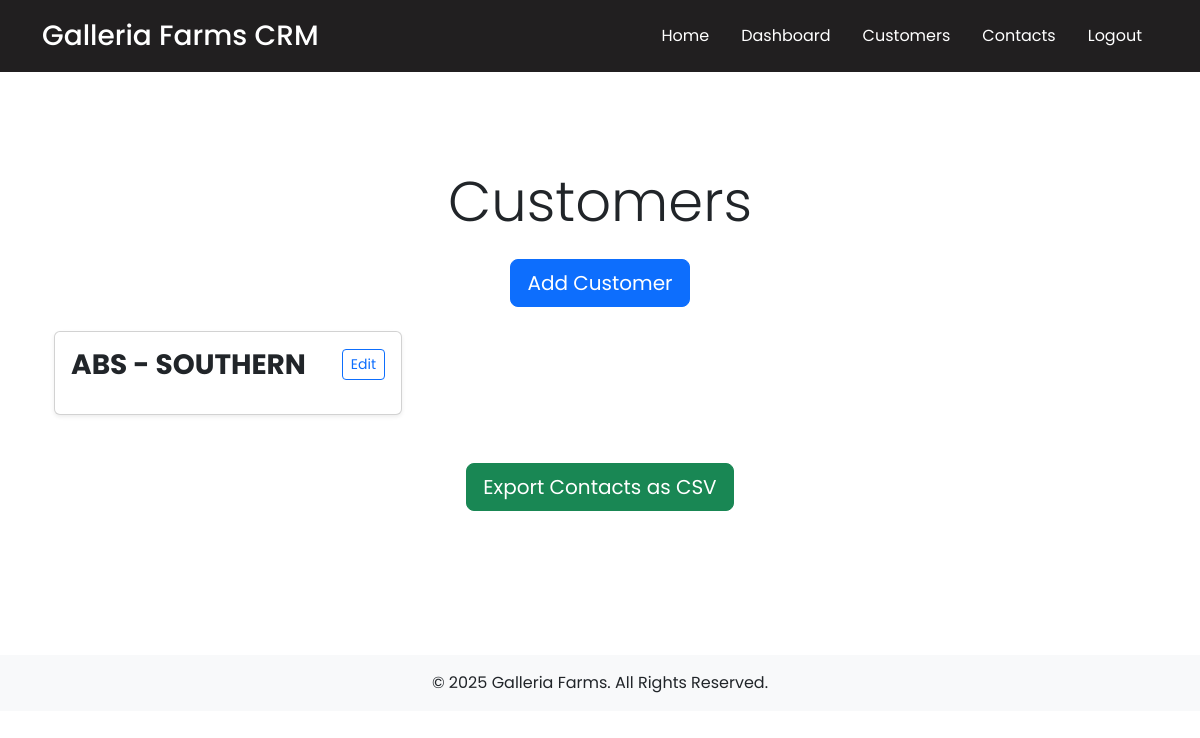
The app's page /crm/customers/ (signed in), older data.
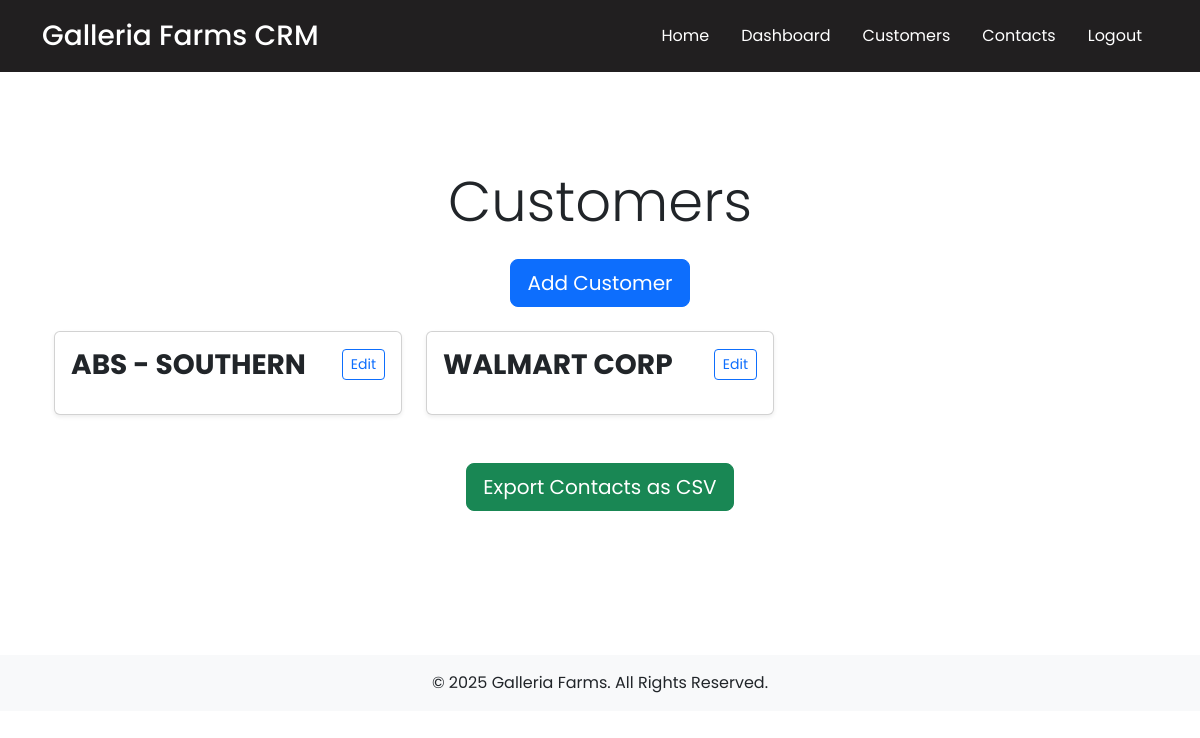
The same page, newer data.
### crm/models.py (models this page shows, shortened)
class Customer(models.Model):
    name = models.CharField(max_length=255)
    estimated_yearly_sales = models.DecimalField(max_digits=10, decimal_places=2)
    salesperson = models.ForeignKey(Salesperson, on_delete=models.CASCADE, related_name='customers')

### crm/views.py (the view)
# urls.py: path('customers/', views.customer_list, name='customer_list'),
@login_required
def customer_list(request):
    customers = Customer.objects.filter(salesperson=request.user.salesperson)
    return render(request, 'crm/customer_list.html', {'customers': customers})

### crm/templates/crm/customer_list.html (shortened to what this page needs)
{% extends "crm/base.html" %}
{% block content %}
<div class="container py-5">
    <h1 class="text-center display-4 font-weight-bold mb-4">Customers</h1>
    <div class="text-center mb-4">
        <a href="{% url 'crm:add_customer' %}" class="btn btn-primary btn-lg">Add Customer</a>
    </div>
    {% if customers %}
        <div class="row">
            {% for customer in customers %}
                <div class="col-md-6 col-lg-4 mb-4">
                    <div class="card shadow-sm h-100">
                        <div class="card-body">
                            <h3 class="card-title d-flex justify-content-between align-items-center">
                                <span><strong>{{ customer.name }}</strong></span>
                                <a href="{% url 'crm:customer_edit' customer.id %}" class="btn btn-sm btn-outline-primary">Edit</a>
                            </h3>
                        </div>
                    </div>
                </div>
            {% endfor %}
        </div>
    {% else %}
        <p class="text-center">No customers found.</p>
    {% endif %}
    <div class="text-center mt-4">
        <a href="{% url 'crm:export_contacts' %}" class="btn btn-success btn-lg">Export Contacts as CSV</a>
    </div>
</div>
{% endblock %}

Row changes from the older to the newer data that the page shows:
added Customer: name "WALMART CORP"
